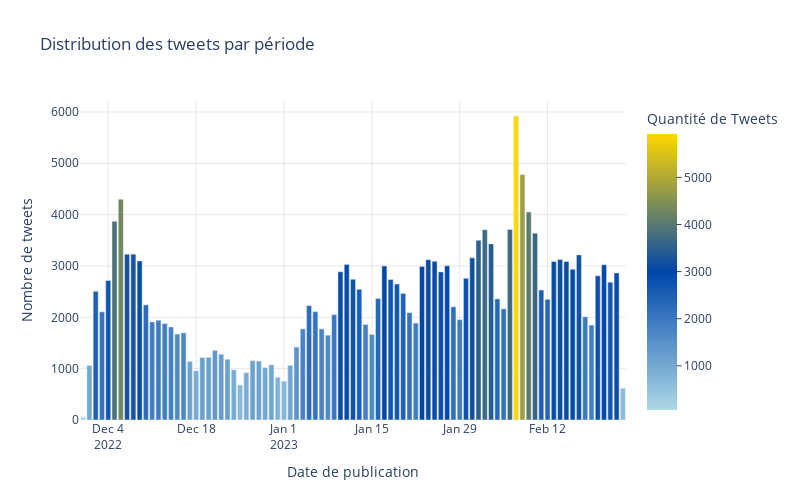

Write notebook code for a chart like this one.
### Code cell
# Créer un graphique à barres
fig = px.bar(
    date_distribution,
    x="Date",
    y="TweetCount",
    color='TweetCount',  # Remplacez par une colonne pertinente si disponible
    title="Distribution des tweets par période",
    color_continuous_scale=[ (0, "#ADD8E6"),  # Couleur pour les faibles densités
        (0.5,"#0047AB" ),  # Couleur pour les densités moyennes
        (1, "#FFD700")]
)

# Personnalisation du graphique
fig.update_traces(textposition="outside")
fig.update_layout(
    width=800,
    height=500,
    coloraxis_colorbar=dict(
        title="Quantité de Tweets",  # Titre de la barre de couleur
        ticks="outside",
    ),
    xaxis=dict(
        title='Date de publication',
        showgrid=True, gridcolor='lightgrey', gridwidth=0.5,
    ),
    yaxis=dict(
        title='Nombre de tweets',
        showgrid=True, gridcolor='lightgrey', gridwidth=0.5,
    ),
    plot_bgcolor='rgba(0,0,0,0)',  # Rendre le fond transparent
)

# Afficher le graphique
fig.show()

### Figure 1 — Plotly figure (JSON) as saved in the notebook; plotly's stock layout.template omitted (floating-point values rounded to 4 significant figures)
{"data": [{"alignmentgroup": "True", "hovertemplate": "Date=%{x}<br>TweetCount=%{marker.color}<extra></extra>", "legendgroup": "", "marker": {"color": [62, 1061, 2506, 2107, 2717, 3870, 4300, 3229, 3230, 3099, 2243, 1910, 1943, 1878, 1812, 1674, 1697, 1140, 958, 1218, 1220, 1355, 1280, 1183, 976, 683, 922, 1155, 1148, 1019, 1075, 831, 757, 1065, 1420, 1775, 2228, 2111, 1774, 1652, 2051, 2887, 3029, 2741, 2547, 1861, 1666, 2366, 3000, 2736, 2648, 2465, 2090, 1888, 2989, 3122, 3090, 2885, 3003, 2204, 1954, 2761, 3158, 3500, 3705, 3430, 2358, 2165, 3710, 5921, 4778, 4050, 3638, 2532, 2350, 3086, 3124, 3086, 2938, 3216, 2009, 1849, 2808, 3023, 2684, 2865, 618], "coloraxis": "coloraxis", "pattern": {"shape": ""}}, "name": "", "offsetgroup": "", "orientation": "v", "showlegend": false, "textposition": "outside", "type": "bar", "x": ["2022-11-30", "2022-12-01", "2022-12-02", "2022-12-03", "2022-12-04", "2022-12-05", "2022-12-06", "2022-12-07", "2022-12-08", "2022-12-09", "2022-12-10", "2022-12-11", "2022-12-12", "2022-12-13", "2022-12-14", "2022-12-15", "2022-12-16", "2022-12-17", "2022-12-18", "2022-12-19", "2022-12-20", "2022-12-21", "2022-12-22", "2022-12-23", "2022-12-24", "2022-12-25", "2022-12-26", "2022-12-27", "2022-12-28", "2022-12-29", "2022-12-30", "2022-12-31", "2023-01-01", "2023-01-02", "2023-01-03", "2023-01-04", "2023-01-05", "2023-01-06", "2023-01-07", "2023-01-08", "2023-01-09", "2023-01-10", "2023-01-11", "2023-01-12", "2023-01-13", "2023-01-14", "2023-01-15", "2023-01-16", "2023-01-17", "2023-01-18", "2023-01-19", "2023-01-20", "2023-01-21", "2023-01-22", "2023-01-23", "2023-01-24", "2023-01-25", "2023-01-26", "2023-01-27", "2023-01-28", "2023-01-29", "2023-01-30", "2023-01-31", "2023-02-01", "2023-02-02", "2023-02-03", "2023-02-04", "2023-02-05", "2023-02-06", "2023-02-07", "2023-02-08", "2023-02-09", "2023-02-10", "2023-02-11", "2023-02-12", "2023-02-13", "2023-02-14", "2023-02-15", "2023-02-16", "2023-02-17", "2023-02-18", "2023-02-19", "2023-02-20", "2023-02-21", "2023-02-22", "2023-02-23", "2023-02-24"], "xaxis": "x", "y": [62, 1061, 2506, 2107, 2717, 3870, 4300, 3229, 3230, 3099, 2243, 1910, 1943, 1878, 1812, 1674, 1697, 1140, 958, 1218, 1220, 1355, 1280, 1183, 976, 683, 922, 1155, 1148, 1019, 1075, 831, 757, 1065, 1420, 1775, 2228, 2111, 1774, 1652, 2051, 2887, 3029, 2741, 2547, 1861, 1666, 2366, 3000, 2736, 2648, 2465, 2090, 1888, 2989, 3122, 3090, 2885, 3003, 2204, 1954, 2761, 3158, 3500, 3705, 3430, 2358, 2165, 3710, 5921, 4778, 4050, 3638, 2532, 2350, 3086, 3124, 3086, 2938, 3216, 2009, 1849, 2808, 3023, 2684, 2865, 618], "yaxis": "y"}], "layout": {"barmode": "relative", "coloraxis": {"colorbar": {"ticks": "outside", "title": {"text": "Quantité de Tweets"}}, "colorscale": [[0, "#ADD8E6"], [0.5, "#0047AB"], [1, "#FFD700"]]}, "height": 500, "legend": {"tracegroupgap": 0}, "plot_bgcolor": "rgba(0,0,0,0)", "title": {"text": "Distribution des tweets par période"}, "width": 800, "xaxis": {"anchor": "y", "domain": [0, 1], "gridcolor": "lightgrey", "gridwidth": 0.5, "showgrid": true, "title": {"text": "Date de publication"}}, "yaxis": {"anchor": "x", "domain": [0, 1], "gridcolor": "lightgrey", "gridwidth": 0.5, "showgrid": true, "title": {"text": "Nombre de tweets"}}}}
